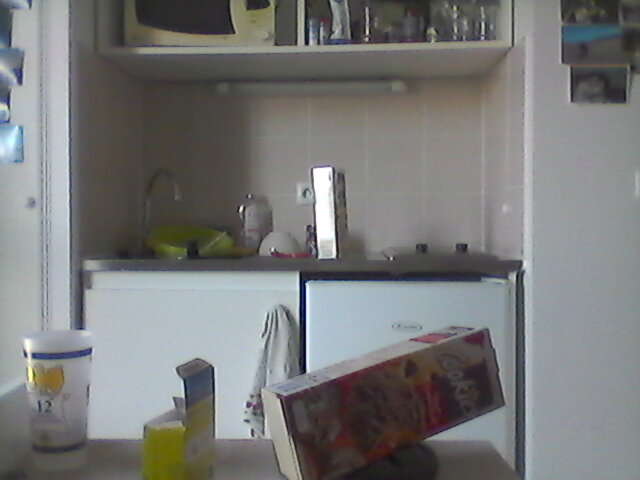
#> input picture Python/Thomas/data/left1.jpg, 640 x 480 px
$ python interf.py
#> lines starting #> are read from the running program, lines starting #| are printed output that depends on the picture; after the words box and inside, x2 and y2 are one past the last pixel; in counts of white or black regions, pixels touching at a corner belong together
#!/usr/bin/env python3
# -*- coding: utf-8 -*-

import sys
if "Tkinter" not in sys.modules:
    from tkinter import *
import cv2
from matplotlib import pyplot as plt
import matplotlib.patches as patches
import numpy as np
from sklearn.preprocessing import normalize
from tkinter import *
from PIL import Image, ImageTk
import tkinter.messagebox
import tkinter.filedialog

window_size = 3                    # wsize default 3; 5; 7 for SGBM reduced size image; 15 for SGBM full size image (1300px and above); 5 Works nicely
kernel= np.ones((3,3),np.uint8)

left_matcher = cv2.StereoSGBM_create(
    minDisparity=0,
    numDisparities=16,             # max_disp has to be dividable by 16 f. E. HH 192, 256
    blockSize=5,
    P1=8 * 3 * window_size ** 2,    # wsize default 3; 5; 7 for SGBM reduced size image; 15 for SGBM full size image (1300px and above); 5 Works nicely
    P2=32 * 3 * window_size ** 2,
    disp12MaxDiff=-1,
    uniquenessRatio=15,
    speckleWindowSize=0,
    speckleRange=2,
    preFilterCap=63,
    #mode=cv2.STEREO_SGBM_MODE_HH
    mode=cv2.STEREO_SGBM_MODE_SGBM_3WAY
)


pathL = "data/leftDisto.png"
pathR = "data/rightDisto.png"
pathL = "data/left0.png"
pathR = "data/right0.png"
pathL = "data/left1.jpg"
pathR = "data/right1.jpg"

folderpath = "/home/quentin/Documents/UTC/P2019/PR_Robot/"
#folderpath = "/home/thomaspaita/Bureau/General/Cours/GI04/PR_Bras_Robot/"

# [18 lines left out: function getParam, not called in this run]

def getDisparity(imgL, imgR,n=1):
    # SGBM Parameters -----------------
    right_matcher = cv2.ximgproc.createRightMatcher(left_matcher)

    # FILTER Parameters
    lmbda = 80000
    sigma = 1.2

    wls_filter = cv2.ximgproc.createDisparityWLSFilter(matcher_left=left_matcher)
    wls_filter.setLambda(lmbda)
    wls_filter.setSigmaColor(sigma)

    print('computing disparity...')
    displ = left_matcher.compute(imgL, imgR)  # .astype(np.float32)/16
    dispr = right_matcher.compute(imgR, imgL)  # .astype(np.float32)/16
    displ = np.int16(displ)
    dispr = np.int16(dispr)
    filteredImg = wls_filter.filter(displ, imgL, None, dispr)  # important to put "imgL" here!!!
    filteredImg = cv2.normalize(src=filteredImg, dst=filteredImg, beta=0, alpha=255, norm_type=cv2.NORM_MINMAX);
    filteredImg = np.uint8(filteredImg)
# =============================================================================
#     cv2.imshow('Disparity Map', filteredImg)
#     cv2.waitKey()
#     cv2.destroyAllWindows()
# =============================================================================
    return filteredImg

# [14 lines left out: function Ouvrir, not called in this run]

def Fermer():
    Canevas.delete(ALL)
    Mafenetre.title("Image")

def Apropos():
    tkinter.messagebox.showinfo("A propos","Tutorial Python Tkinter\n(C) Fabrice Sincère")


cameraMatrix = np.loadtxt('data/camMatrix.txt')
distMatrix = np.loadtxt('data/camDist.txt')

f = (cameraMatrix[0,0]+cameraMatrix[1,1]) / 2 # focale de la caméra
t = 34

# [118 lines left out: functions computeDisparity, computeDisparity, not called in this run]


# Main window
Mafenetre = Tk()
Mafenetre.title("Image")

# Affichage du menu
Mafenetre.grid_rowconfigure(0, weight=1)
Mafenetre.grid_columnconfigure(0, weight=1)

# Création d'un widget Canvas
photo= ImageTk.PhotoImage(file=folderpath+"PR_git/Python/Thomas/"+pathL)
Canevas = Canvas(Mafenetre)
Canevas.pack(padx=5,pady=5)
Canevas.create_image(0,0,anchor=NW,image=photo)
Canevas.config(height=photo.height(),width=photo.width())

photo2= ImageTk.PhotoImage(file=folderpath+"PR_git/Python/Thomas/"+pathR)
Canevas.create_image(photo2.width()+10,0,anchor=NW,image=photo2)
#> (this line was passed over: tkinter is not available in this run)

left = cv2.imread(pathL,0)
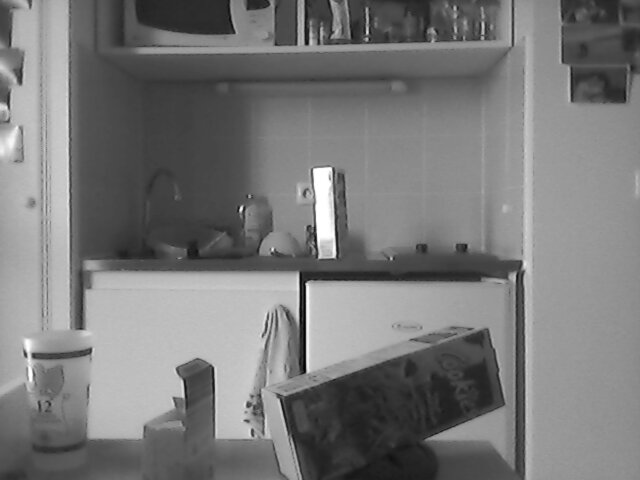
#> left: shape (480, 640); min 0, max 255, mean 121.3
right = cv2.imread(pathR,0)
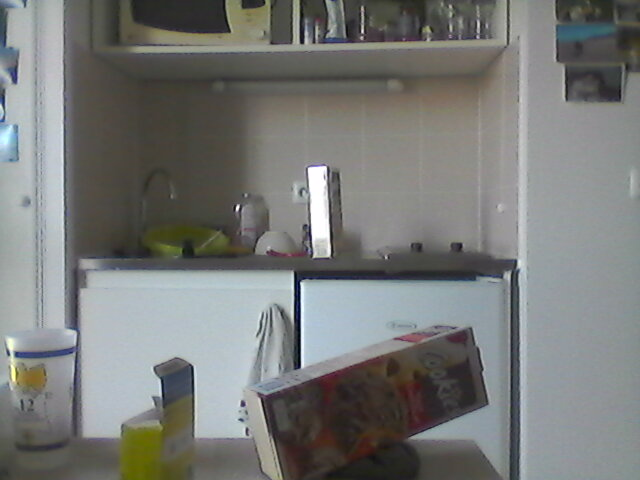
#> input picture Python/Thomas/data/right1.jpg, 640 x 480 px
#> right: shape (480, 640); min 0, max 255, mean 121.4
disparity = getDisparity(left,right,1)
#> in getDisparity, `displ = left_matcher.compute(imgL, imgR)`:
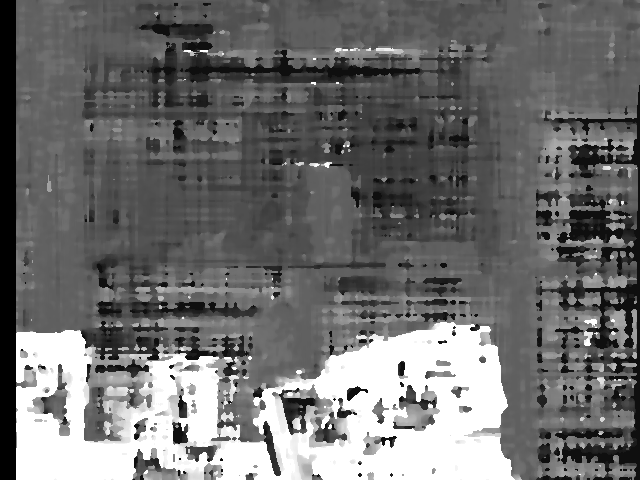
#> displ: shape (480, 640) int16; min -16, max 240, mean 95.9; drawn with min black and max white
#> in getDisparity, `dispr = right_matcher.compute(imgR, imgL)`:
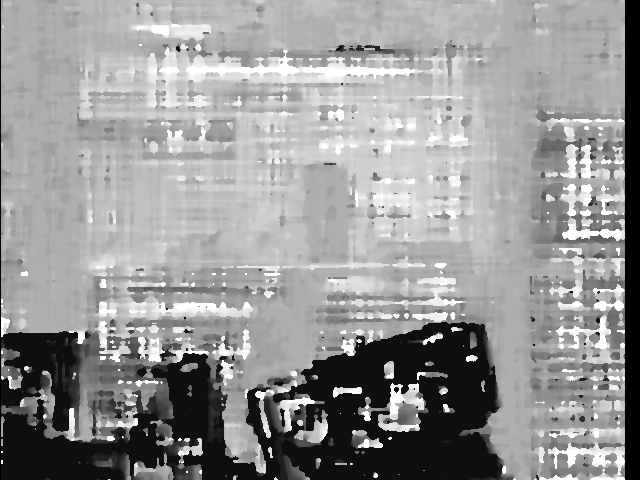
#> dispr: shape (480, 640) int16; min -256, max 0, mean -104.9; drawn with min black and max white
#> in getDisparity, `filteredImg = wls_filter.filter(displ, imgL, None, dispr)  # important..`:
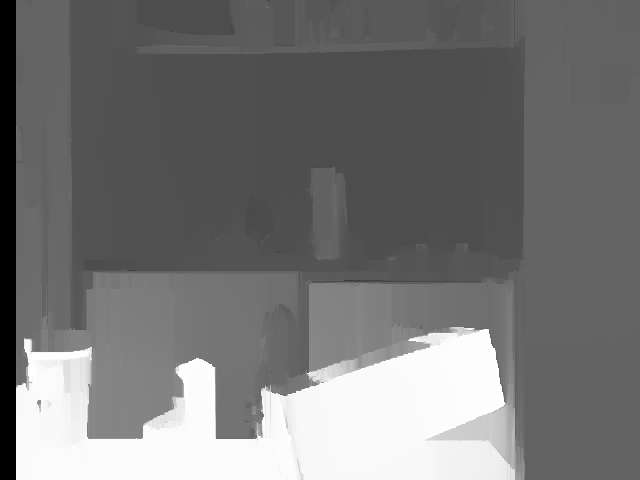
#> filteredImg: shape (480, 640) int16; min -16, max 240, mean 102; drawn with min black and max white
cv2.imwrite('data/dispTmp.png',disparity)

depthMap = np.zeros(disparity.shape)
mask = disparity[:,:] != 0
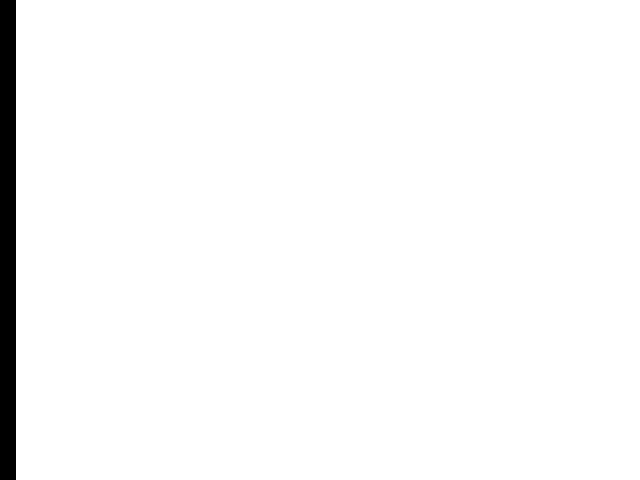
#> mask: shape (480, 640) bool; 97.5% white; 1 black region, box (x1, y1, x2, y2) and area: (0, 0, 16, 480) 7680
depthMap[mask] = f*t /disparity[mask]
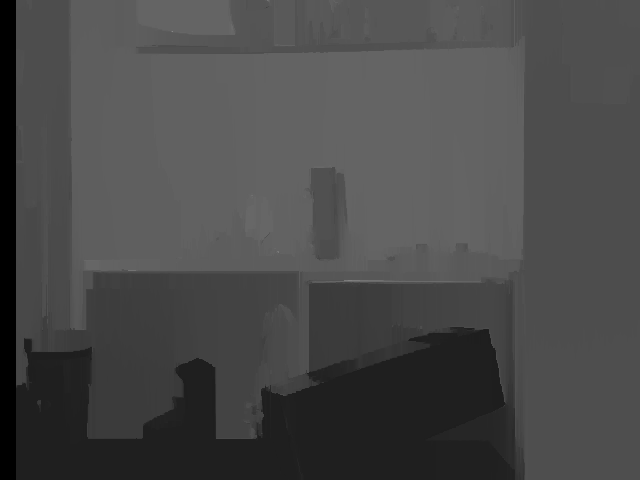
#> depthMap: shape (480, 640) float64; min 0, max 135.5, mean 73.7
cv2.imwrite('data/depthTmp.png',depthMap)

photoDisp= ImageTk.PhotoImage(file=folderpath+"PR_git/Python/Thomas/data/dispTmp.png")
Canevas.create_image(0,photoDisp.height()+10,anchor=NW,image=photoDisp)
#> (this line was passed over: tkinter is not available in this run)
photoDepth= ImageTk.PhotoImage(file=folderpath+"PR_git/Python/Thomas/data/depthTmp.png")
Canevas.create_image(photoDepth.width() +10,photoDepth.height()+10,anchor=NW,image=photoDepth)
#> (this line was passed over: tkinter is not available in this run)

Canevas.config(height=10+2*photo2.height(),width=photo.width()+photo2.width())
#> (this line was passed over: tkinter is not available in this run)

Canevas.grid(row=0, column=0, sticky="nsew")

# minDisp.config( command = computeDisparity  )
numDisp = Scale(Mafenetre, orient='vertical', from_=16, to=320,
      resolution=16, tickinterval=2, length=350,
      label='numDisp',command=computeDisparity)
numDisp.grid(row=0, column=1)

minDisp = Scale(Mafenetre, orient='vertical', from_=0, to=48,
      resolution=2, tickinterval=2, length=350,
      label='minDisp',command=computeDisparity)
minDisp.grid(row=0, column=2)

blk = Scale(Mafenetre, orient='vertical', from_=1, to=30,
      resolution=1, tickinterval=1, length=350,
      label='blkSize',command=computeDisparity)
blk.grid(row=0, column=3)

# [6 lines of commented-out code are left out]

mode = Scale(Mafenetre, orient='vertical', from_=0, to=3,
      resolution=1, tickinterval=1, length=100,
      label='mode',command=computeDisparity)
mode.grid(row=0, column=5)

# [22 lines of commented-out code are left out]
lmbda = Scale(Mafenetre, orient='vertical', from_=10000, to=100000,
      resolution=10000, tickinterval=1, length=350,
      label='lambda',command=computeDisparity)
lmbda.grid(row=0, column=6)

sigma = Scale(Mafenetre, orient='vertical', from_=0.5, to=2.5,
      resolution=0.1, tickinterval=1, length=350,
      label='sigma',command=computeDisparity)
sigma.grid(row=0, column=7)


# Utilisation d'un dictionnaire pour conserver une référence
gifdict={}

Mafenetre.mainloop()
